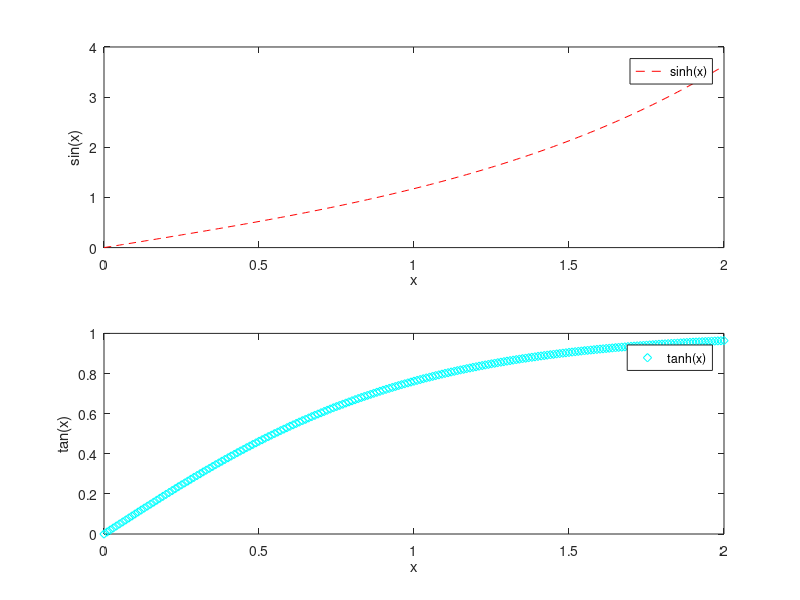

Recreate this plot in MATLAB.
x=[0:0.01:2];
y=sinh(x);
z=tanh(x);
%plot(x,y,'-.r',x,z,'--c')
%xlabel('x')
%ylabel('Hyperbolic Sine and Hyperbolic Tangent')
%legend('sinh(x)','tanh(x)')
subplot(2,1,1)
plot(x,y,'--r')
xlabel('x')
ylabel('sin(x)')
legend('sinh(x)')
subplot(2,1,2)
plot(x,z,'dc')
xlabel('x')
ylabel('tan(x)')
legend('tanh(x)')